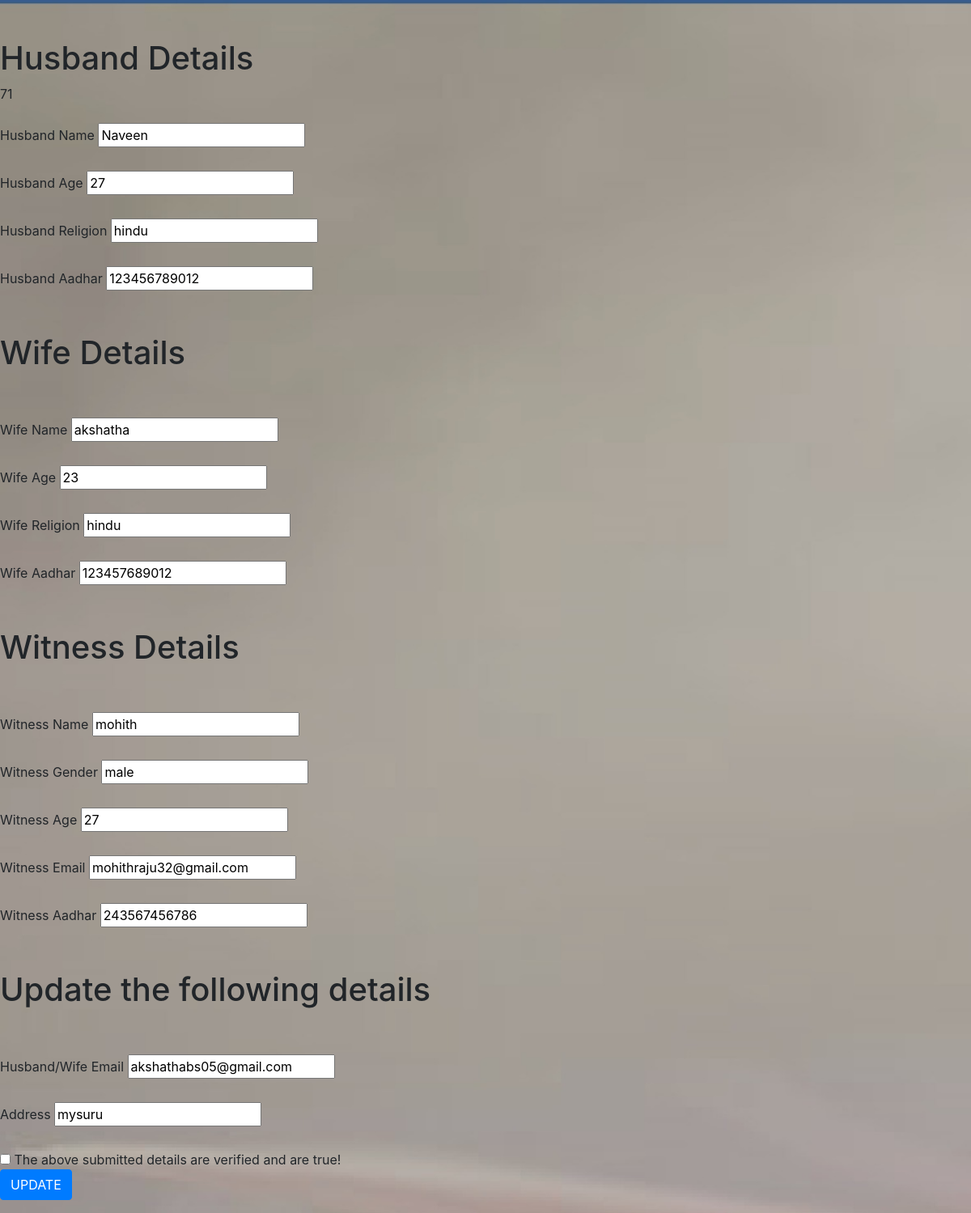
/edit_form, run on the app's committed database.
### details/models.py (models this page shows)
class Person(models.Model):
    husband_name = models.CharField(max_length=15)
    husband_age = models.CharField(max_length=15)
    husband_religion = models.CharField(max_length=15)
    husband_aadhar = models.CharField(max_length=15)
    wife_name = models.CharField(max_length=15)
    wife_age = models.CharField(max_length=15)
    wife_religion = models.CharField(max_length=15)
    wife_aadhar = models.CharField(max_length=15)
    witness_name = models.CharField(max_length=15)
    witness_gender = models.CharField(max_length=15)
    witness_age = models.CharField(max_length=15)
    witness_email = models.CharField(max_length=15)
    witness_aadhar = models.CharField(max_length=15)
    email = models.CharField(max_length=15,null=True)
    address = models.CharField(max_length=15)

### details/views.py (the view, shortened to what this page needs)
# urls.py: path('edit_form', views.edit_form, name="edit_form"),
def edit_form(request):
    last = model_to_dict(Person.objects.last())
    return render(request, "authentication/edit_form.html", last)

### templates/authentication/edit_form.html (shortened to what this page needs)
<head>
    <link rel="stylesheet" href="https://stackpath.bootstrapcdn.com/bootstrap/4.3.1/css/bootstrap.min.css">
  <link rel="stylesheet" href="https://maxcdn.bootstrapcdn.com/font-awesome/4.7.0/css/font-awesome.min.css">
</head>
{% load static %}
<link rel="stylesheet" href="{% static 'image/style.css' %}">
<body style="background-image:url('{% static 'image/pic101.jpg' %}'); background-repeat: no-repeat; background-size: 300%;">
<br>
<br>
<form action="/edit_form"method="post">
    <h1>Husband Details</h1>
    {{id}}
    <br>
    <br>
    <label for="">Husband Name</label>
    <input type="text" id="husband_name" name="husband_name" value="{{ husband_name }}" Required>
    <br>
    <br>
    <label for="">Husband Age</label>
    <input type="number" id="husband_age" name="husband_age" value="{{ husband_age }}" Required>
    <br>
    <br>
    <label for="">Husband Religion</label>
    <input type="text" id="husband_religion" name="husband_religion" value="{{ husband_religion }}" Required>
    <br>
    <br>
    <label for="">Husband Aadhar</label>
    <input type="text"  id="husband_aadhar" name="husband_aadhar" pattern="[0-9]{12}"  value="{{ husband_aadhar }}" Required>
    <br>
    <br>
    <br>
    <h1>Wife Details</h1>
    <br>
    <br>
    <label for="">Wife Name</label>
    <input type="text" id="wife_name" name="wife_name" value="{{ wife_name }}" Required>
    <br>
    <br>
    <label for="">Wife Age</label>
    <input type="number" id="wife_age" name="wife_age" value="{{ wife_age }}" Required>
    <br>
    <br>
    <label for="">Wife Religion</label>
    <input type="text" id="wife_religion" name="wife_religion" value="{{ wife_religion }}" Required>
    <br>
    <br>
    <label for="">Wife Aadhar</label>
    <input type="text" id="wife_aadhar" name="wife_aadhar" pattern="[0-9]{12}" value="{{ wife_aadhar }}" Required>
    <br>
    <br>
    <br>
    <h1>Witness Details</h1>
    <br>
    <br>
    <label for="">Witness Name</label>
    <input type="text" id="witness_name" name="witness_name" value="{{ witness_name }}" Required>
    <br>
    <br>
    <label for="">Witness Gender</label>
    <input type="text" id="witness_gender" name="witness_gender" value="{{ witness_gender }}" Required>
    <br>
    <br>
    <label for="">Witness Age</label>
    <input type="number" id="witness_age" name="witness_age" value="{{ witness_age }}" Required>
    <br>
    <br>
    <label for="">Witness Email</label>
    <input type="email" id="witness_email" name="witness_email" value="{{ witness_email }}" Required>
    <br>
    <br>
    <label for="">Witness Aadhar</label>
    <input type="text" id="witness_aadhar" name="witness_aadhar"  pattern="[0-9]{12}" value="{{ witness_aadhar }}" Required>
    <br>
    <br>
    <br>
    <h1>Update the following details</h1>
    <br>
    <br>
    <label for="">Husband/Wife Email</label>
    <input type="email" id="email" name="email" Required value="{{ email }}" >
    <br>
    <br>
    <label for="">Address</label>
    <input type="text" id="address" name="address" Required value="{{ address }}">
    <br>
    <br>
    <input type="checkbox" name="checkbox" Required> The above submitted details are verified and are true!
    <br>
    <button type="submit"  class="btn btn-primary">UPDATE</button>
</form>

### data on the page
Person: husband_name "Naveen", husband_age "27", husband_religion "hindu", husband_aadhar "123456789012", wife_name "akshatha", wife_age "23", wife_religion "hindu", wife_aadhar "123457689012", witness_name "mohith", witness_gender "male", witness_age "27", witness_email "mohithraju32@gmail.com", witness_aadhar "243567456786", email "akshathabs05@gmail.com", address "mysuru"

### other printed values
{{ id }} "71"
